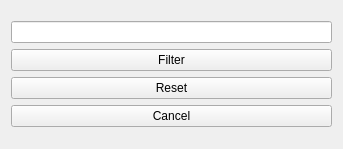
<?xml version="1.0" encoding="UTF-8"?>
<ui version="4.0">
 <class>Form</class>
 <widget class="QWidget" name="Form">
  <property name="geometry">
   <rect>
    <x>0</x>
    <y>0</y>
    <width>343</width>
    <height>149</height>
   </rect>
  </property>
  <property name="contextMenuPolicy">
   <enum>Qt::DefaultContextMenu</enum>
  </property>
  <property name="windowTitle">
   <string>Form</string>
  </property>
  <layout class="QVBoxLayout" name="verticalLayout_2">
   <item>
    <layout class="QVBoxLayout" name="verticalLayout">
     <item>
      <widget class="QLineEdit" name="filter_text"/>
     </item>
     <item>
      <widget class="QPushButton" name="filter_apply_button">
       <property name="text">
        <string>Filter</string>
       </property>
      </widget>
     </item>
     <item>
      <widget class="QPushButton" name="filter_reset_button">
       <property name="text">
        <string>Reset</string>
       </property>
      </widget>
     </item>
     <item>
      <widget class="QPushButton" name="filter_close_button">
       <property name="text">
        <string>Cancel</string>
       </property>
      </widget>
     </item>
    </layout>
   </item>
  </layout>
 </widget>
 <resources/>
 <connections/>
</ui>
